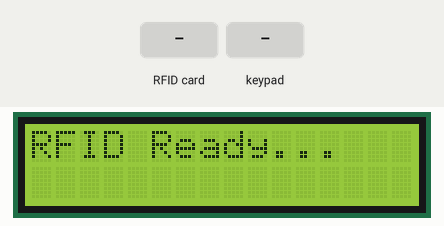
Bench run of a sketch on a simulated ESP32. On the bench: 16×2 character LCD. The inputs (shaded band) are chosen by the test bench.

Above: at 0.2 s.
2.9 s: RFID card 75 5C 77 AE held to the reader
At 3.7 s:
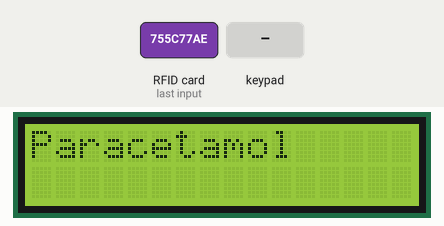
5.9 s: keypad keys 3 2 3 3 2 5 2 6 # pressed 0.4 s apart
At 10.0 s:
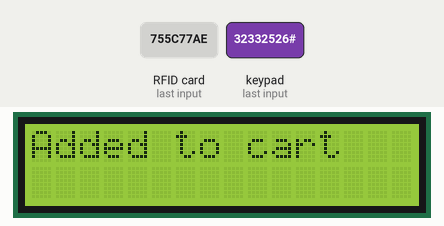
11.0 s: key '*' pressed
At 13.4 s:
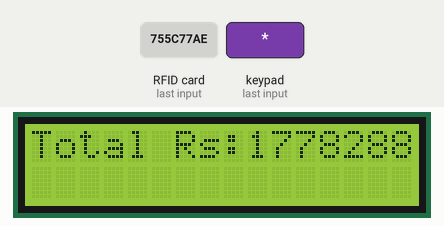
14.0 s: key '#' pressed
17.0 s: RFID card F3 CD 64 31 held to the reader
At 17.9 s:
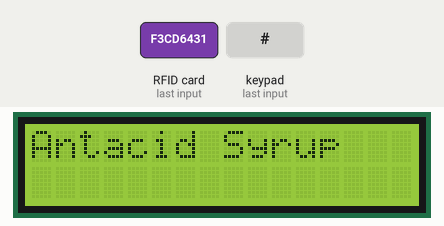
19.6 s: keypad keys 2 7 1 4 1 2 1 3 pressed 0.4 s apart
At 23.4 s:
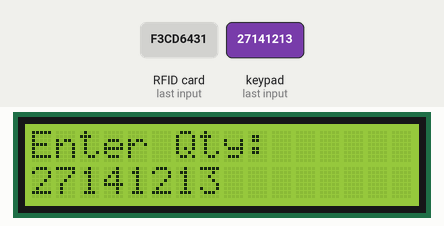
Timing chart, 0 to 24.9 s (numbered marks = the images above; inputs shaded):
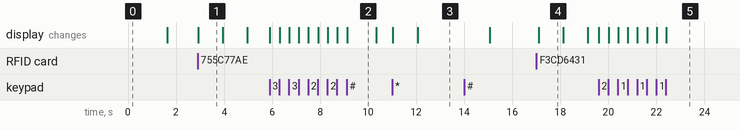

Measured:
- after the input at 2.9 s, the display: changes at once (image 1)
- after the input at 5.9 s, the display: first changes at once (image 2 shows a later state)
- after the input at 11.0 s, the display: first changes at once (image 3 shows a later state)
- after the input at 17.0 s, the display: first differs from a run without the input after 0.11 s (image 4)
- after the input at 19.6 s, the display: first changes at once (image 5 shows a later state)
- what the display in image 1 shows lasts 1.0 s, from 2.9 s to 3.9 s
- what the display in image 2 shows lasts 1.2 s, from 9.1 s to 10.3 s

The sketch:

rfid_code1.ino
```cpp
#include <Wire.h>
#include <LiquidCrystal_I2C.h>
#include <SPI.h>
#include <MFRC522.h>
#include <Keypad.h>

#define SS_PIN 5
#define RST_PIN 4

MFRC522 mfrc522(SS_PIN, RST_PIN);
LiquidCrystal_I2C lcd(0x27, 16, 2);

// Keypad setup
const byte ROWS = 4;
const byte COLS = 4;
char keys[ROWS][COLS] = {
  {'1','2','3','A'},
  {'4','5','6','B'},
  {'7','8','9','C'},
  {'*','0','#','D'}
};
byte rowPins[ROWS] = {32, 33, 25, 26};
byte colPins[COLS] = {27, 14, 12, 13};

Keypad keypad = Keypad(makeKeymap(keys), rowPins, colPins, ROWS, COLS);

struct TagInfo {
  byte uid[4];
  String tabletName;
  float price;
};

TagInfo knownTags[] = {
  {{0x75, 0x5C, 0x77, 0xAE}, "Paracetamol", 5.50},
  {{0xF3, 0xCD, 0x64, 0x31}, "Antacid Syrup", 69.00},
  {{0xE3, 0x7E, 0x0F, 0x28}, "Cetirizine", 1.85},
  {{0xC9, 0xE7, 0x76, 0xC2}, "Aspirin", 3.00},
  {{0x69, 0x90, 0x76, 0xC2}, "Dextromethorphan", 83.00},
  {{0x79, 0x3E, 0x76, 0xC2}, "Acebrophylline 100mg", 18.00},
  {{0xD7, 0xF9, 0x96, 0x5F}, "Acetazolamide 250 mg", 20.00},
  {{0x99, 0x04, 0x01, 0xBA}, "Acyclovir 200 mg", 24.00},
  {{0xC9, 0xE7, 0x76, 0xC2}, "Aspirin", 3.00},
  {{0x75, 0x5C, 0x77, 0xAE}, "Paracetamol", 5.50},
  {{0x99, 0x04, 0x01, 0xBA}, "Acyclovir 200 mg", 24.00},
  {{0xE3, 0x7E, 0x0F, 0x28}, "Cetirizine", 1.85},
  {{0xF3, 0xCD, 0x64, 0x31}, "Antacid", 69.00},
  {{0x12, 0x34, 0x56, 0x78}, "Tablet C", 7.75}
};
const int numTags = sizeof(knownTags) / sizeof(knownTags[0]);

struct CartItem {
  String name;
  float price;
  int quantity;
};

CartItem cart[50];
int cartSize = 0;

void setup() {
  Serial.begin(115200);
  SPI.begin();
  mfrc522.PCD_Init();
  lcd.init();
  lcd.backlight();
  lcd.setCursor(0, 0);
  lcd.print("RFID Ready...");
  delay(1500);
  lcd.clear();
}

void loop() {
  char key = keypad.getKey();

  if (key == '*' || key == '#') {
    showTotalBill();
    waitForContinue();
    return;
  }

  if (!mfrc522.PICC_IsNewCardPresent() || !mfrc522.PICC_ReadCardSerial()) return;

  int tagIndex = getTagIndex(mfrc522.uid.uidByte, mfrc522.uid.size);
  if (tagIndex != -1) {
    displayTabletInfo(tagIndex);
    int quantity = getQuantityFromKeypad();
    addToCart(knownTags[tagIndex].tabletName, knownTags[tagIndex].price, quantity);
    lcd.clear();
    lcd.setCursor(0, 0);
    lcd.print("Added to cart");
    delay(1200);
    lcd.clear();
  } else {
    lcd.clear();
    lcd.setCursor(0, 0);
    lcd.print("Unknown Tag");
    delay(1500);
    lcd.clear();
  }

  mfrc522.PICC_HaltA();
}

int getTagIndex(byte* scannedUID, byte size) {
  for (int i = 0; i < numTags; i++) {
    bool match = true;
    for (byte j = 0; j < size; j++) {
      if (scannedUID[j] != knownTags[i].uid[j]) {
        match = false;
        break;
      }
    }
    if (match) return i;
  }
  return -1;
}

void displayTabletInfo(int index) {
  lcd.clear();
  lcd.setCursor(0, 0);
  lcd.print(knownTags[index].tabletName);
  delay(1000);
  lcd.clear();
  lcd.setCursor(0, 0);
  lcd.print("Price: Rs.");
  lcd.print(knownTags[index].price);
  delay(1000);
  lcd.clear();
}

int getQuantityFromKeypad() {
  lcd.clear();
  lcd.setCursor(0, 0);
  lcd.print("Enter Qty:");
  String qtyStr = "";
  char key;
  while (true) {
    key = keypad.getKey();
    if (key) {
      if (key >= '0' && key <= '9') {
        qtyStr += key;
        lcd.setCursor(0, 1);
        lcd.print(qtyStr);
      } else if (key == '#') {
        if (qtyStr.length() > 0) break;
      }
    }
  }
  return qtyStr.toInt();
}

void addToCart(String name, float price, int quantity) {
  for (int i = 0; i < cartSize; i++) {
    if (cart[i].name == name) {
      cart[i].quantity += quantity;
      return;
    }
  }
  if (cartSize < 50) {
    cart[cartSize].name = name;
    cart[cartSize].price = price;
    cart[cartSize].quantity = quantity;
    cartSize++;
  }
}

void showTotalBill() {
  float total = 0;
  lcd.clear();
  lcd.setCursor(0, 0);
  lcd.print("Calculating...");
  delay(1000);

  for (int i = 0; i < cartSize; i++) {
    float itemTotal = cart[i].price * cart[i].quantity;
    total += itemTotal;
  }

  lcd.clear();
  lcd.setCursor(0, 0);
  lcd.print("Total Rs:");
  lcd.print(total, 2);
  delay(3000);

  lcd.clear();
  lcd.setCursor(0, 0);
  lcd.print("Thank You!");
  delay(2000);

  resetCart();
}

void waitForContinue() {
  lcd.setCursor(0, 1);
  while (true) {
    char key = keypad.getKey();
    if (key == '*' || key == '#') {
      lcd.clear();
      break;
    }
  }
}

void resetCart() {
  cartSize = 0;
}
```
